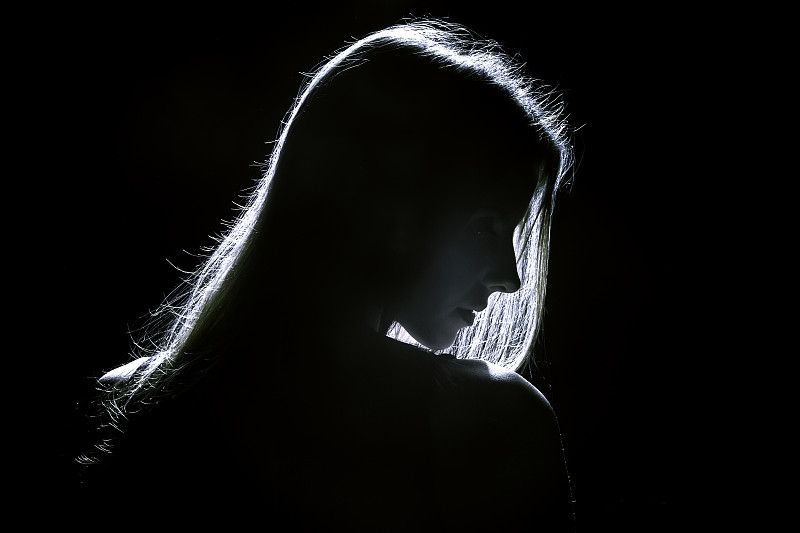
#> input picture transform/power_transform/dim.png, 800 x 533 px
$ python main.py
#> lines starting #> are read from the running program, lines starting #| are printed output that depends on the picture
import cv2
import numpy as np
import matplotlib.pyplot as plt

# 读取你的照片
image_path = 'dim.png'  # 替换成你的照片路径
image = cv2.imread(image_path, cv2.IMREAD_GRAYSCALE)
#> image: shape (533, 800); min 0, max 255, mean 12.1
image = image / 255.0  # 将图像归一化到 [0, 1] 范围

# 定义幂次变换（伽马变换）函数
def gamma_transform(image, c, gamma):
    return c * np.power(image, gamma)

# 定义不同的参数
params = [
    (1, 0.5),  # 增强暗部细节
    (1, 1.0),  # 线性变换
    (1, 2.0),  # 增强亮部细节
    (0.5, 0.5),  # 增强暗部细节，降低亮度
    (2.0, 2.0)  # 增强亮部细节，提高亮度
]

# 创建子图
fig, axes = plt.subplots(2, 3, figsize=(15, 10))
axes = axes.ravel()

# 显示原图
axes[0].imshow(image, cmap='gray')
axes[0].set_title('Original Image')
axes[0].axis('off')

# 显示不同参数下的幂次变换后的图像
for ax, (c, gamma) in zip(axes[1:], params):
    transformed_image = gamma_transform(image, c, gamma)
    transformed_image = np.clip(transformed_image, 0, 1)  # 确保像素值在 [0, 1] 范围内
    ax.imshow(transformed_image, cmap='gray')
    ax.set_title(f'c={c}, γ={gamma}')
    ax.axis('off')
#> this loop made 5 passes
#> pass 1, `transformed_image = gamma_transform(image, c, gamma)`:
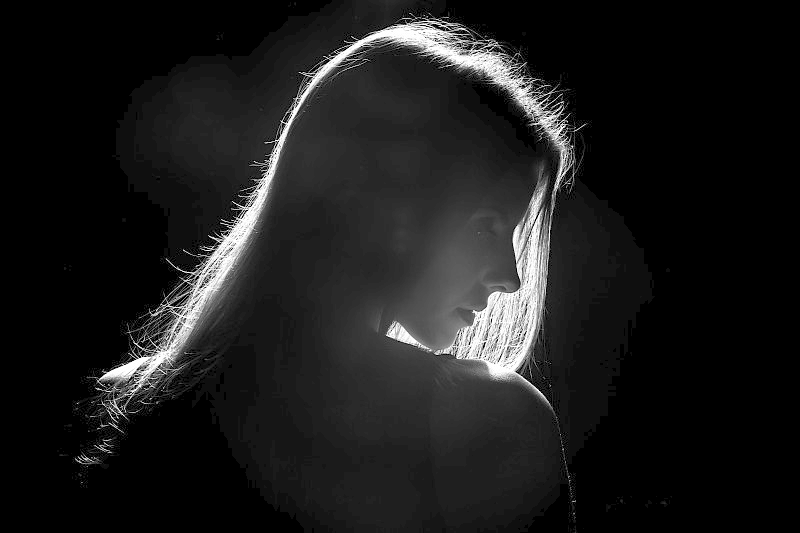
#> transformed_image: shape (533, 800) float64; min 0, max 1, mean 0.107
#> pass 3, `transformed_image = gamma_transform(image, c, gamma)`:
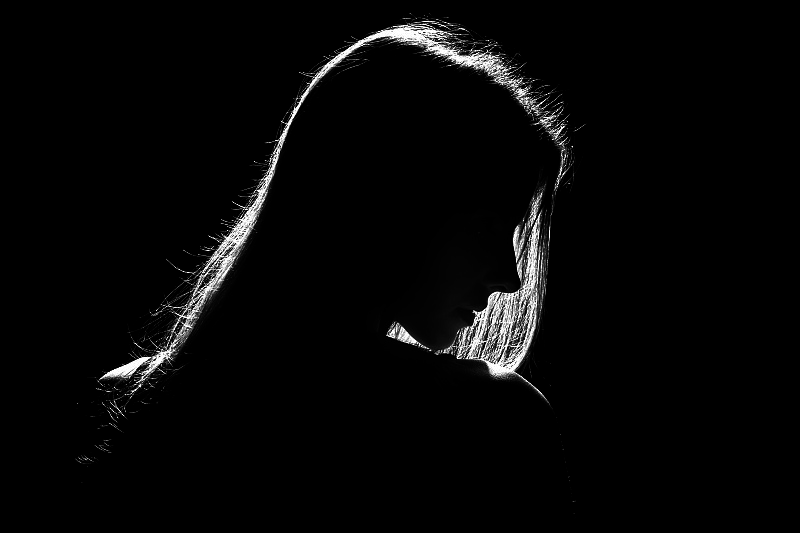
#> transformed_image: shape (533, 800) float64; min 0, max 1, mean 0.0274

# 隐藏多余的子图框
for ax in axes[len(params) + 1:]:
    ax.axis('off')

plt.tight_layout()
plt.show()
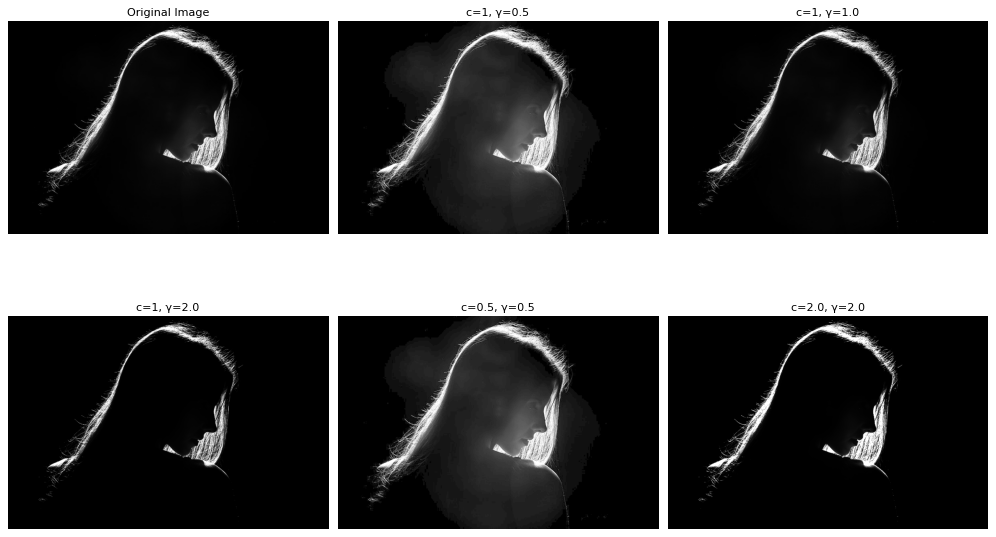
#> figure drawn by matplotlib, 6 panels
